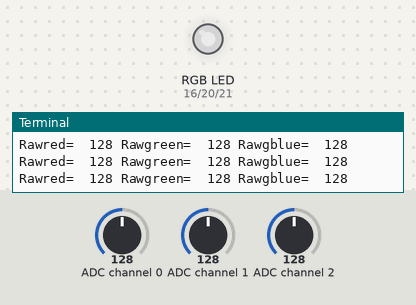
Bench run of a program on a simulated Raspberry Pi (BCM pin numbers). Parts: an RGB LED mixed from three pins (HIGH = lit), the last lines printed to the terminal. Inputs (shaded band) come from the test bench; at power-on: ADC channel 0 = 128, ADC channel 1 = 128, ADC channel 2 = 128 (analog values on the 0–255 scale). Dim RGB values are drawn brighter than linear; library files of the repository ran but are not shown: ADC0834.py; pins used as bus, display or sensor lines are not drawn.

Above: at 1.2 s.
1.3 s: ADC channel 0 set to 178
At 2.2 s:
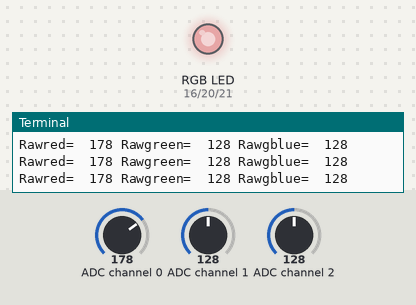
2.9 s: ADC channel 1 set to 178
At 3.3 s:
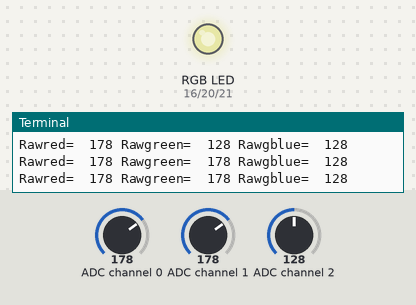
4.5 s: ADC channel 2 set to 178
At 5.7 s:
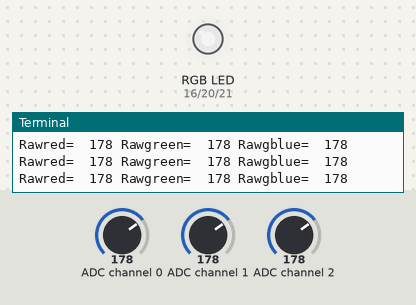
6.1 s: ADC channel 0 set to 224
At 6.5 s:
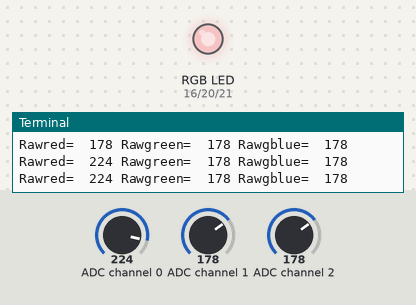
7.6 s: ADC channel 1 set to 224
At 8.8 s:
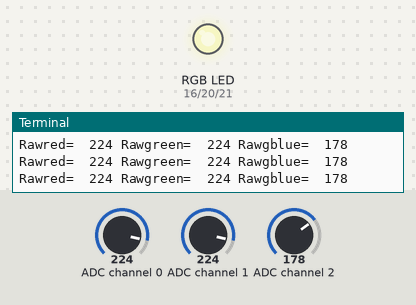
9.2 s: ADC channel 2 set to 224
At 9.9 s:
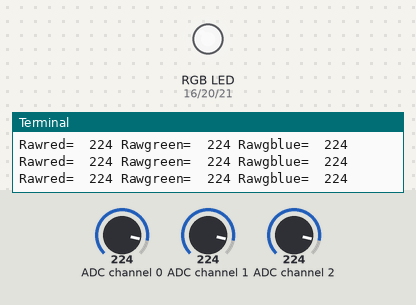
Timing chart, 0 to 11.8 s (numbered marks = the images above; inputs shaded):
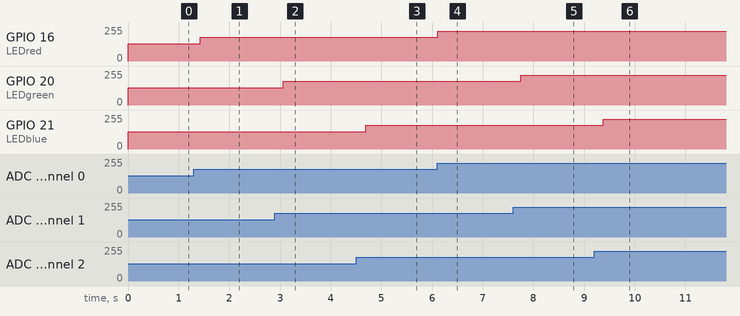

The program:

RGBMixADC.py
```python
import RPi.GPIO as GPIO
import ADC0834
from time import sleep
dt=.2
GPIO.setmode(GPIO.BCM)

LEDred=16
LEDgreen=20
LEDblue=21
GPIO.setup(LEDred,GPIO.OUT)
GPIO.setup(LEDgreen,GPIO.OUT)
GPIO.setup(LEDblue,GPIO.OUT)

myPWMred=GPIO.PWM(LEDred,1000)
myPWMgreen=GPIO.PWM(LEDgreen,1000)
myPWMblue=GPIO.PWM(LEDblue,1000)
myPWMred.start(0)
myPWMgreen.start(0)
myPWMblue.start(0)
ADC0834.setup()
try:
    while True:
        analogred=ADC0834.getResult(0)
        analoggreen=ADC0834.getResult(1)
        analogblue=ADC0834.getResult(2)
        print('Rawred= ',analogred, 'Rawgreen= ',analoggreen, 'Rawgblue= ',analogblue)
        DCred=analogred*100/255
        DCgreen=analoggreen*100/255
        DCblue=analogblue*100/255
        if DCred<=3:
            DCred=0
        if DCgreen<=3:
            DCgreen=0
        if DCblue<=3:
            DCblue=0
        myPWMred.ChangeDutyCycle(DCred)
        myPWMgreen.ChangeDutyCycle(DCgreen)
        myPWMblue.ChangeDutyCycle(DCblue)
        sleep(dt)

except KeyboardInterrupt:
    GPIO.cleanup()
    print('GPIO Good to Go')
```

Measured:
- after the input at 1.3 s, GPIO 16 (LEDred): 128/255 → 178/255 after 0.13 s
- after the input at 2.9 s, GPIO 20 (LEDgreen): 128/255 → 178/255 after 0.16 s
- after the input at 4.5 s, GPIO 21 (LEDblue): 128/255 → 178/255 after 0.19 s
- after the input at 6.1 s, GPIO 16 (LEDred): 178/255 → 224/255 at once
- after the input at 7.6 s, GPIO 20 (LEDgreen): 178/255 → 224/255 after 0.15 s
- after the input at 9.2 s, GPIO 21 (LEDblue): 178/255 → 224/255 after 0.18 s
